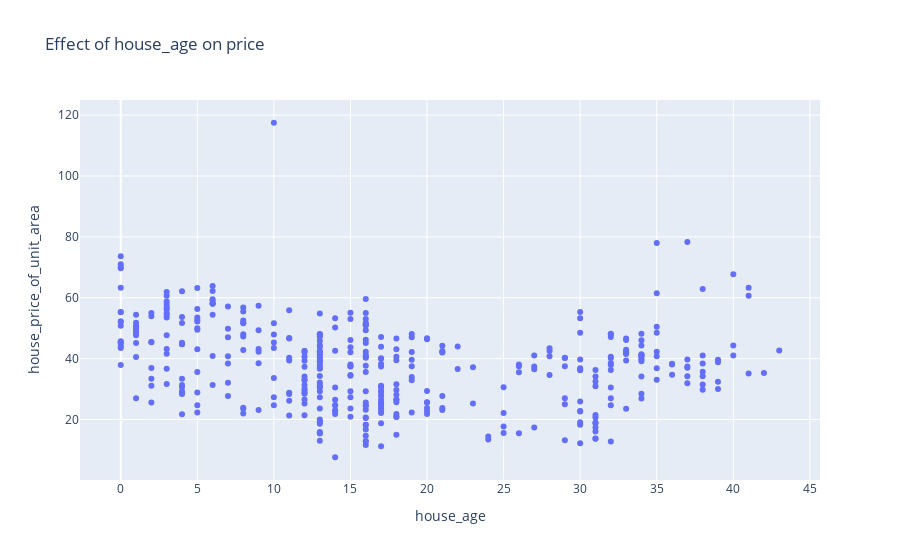

Notebook code for this chart:
### Markdown cell above
## EDA Data Visualization
### 1. Effect of house_age on price

### Code cell
px.scatter(house_df, x = 'house_age', y = 'house_price_of_unit_area', title = 'Effect of house_age on price')

### Figure 1 — Plotly figure (JSON) as saved in the notebook; plotly's stock layout.template omitted (floating-point values rounded to 4 significant figures; data arrays with more than 128 entries replaced by an {"elided": "..."} marker saying what was removed)
{"data": [{"hovertemplate": "house_age=%{x}<br>house_price_of_unit_area=%{y}<extra></extra>", "legendgroup": "", "marker": {"color": "#636efa", "symbol": "circle"}, "mode": "markers", "name": "", "orientation": "v", "showlegend": false, "type": "scatter", "x": {"elided": "414 int values"}, "xaxis": "x", "y": {"elided": "414 float values"}, "yaxis": "y"}], "layout": {"legend": {"tracegroupgap": 0}, "title": {"text": "Effect of house_age on price"}, "xaxis": {"anchor": "y", "domain": [0, 1], "title": {"text": "house_age"}}, "yaxis": {"anchor": "x", "domain": [0, 1], "title": {"text": "house_price_of_unit_area"}}}}
